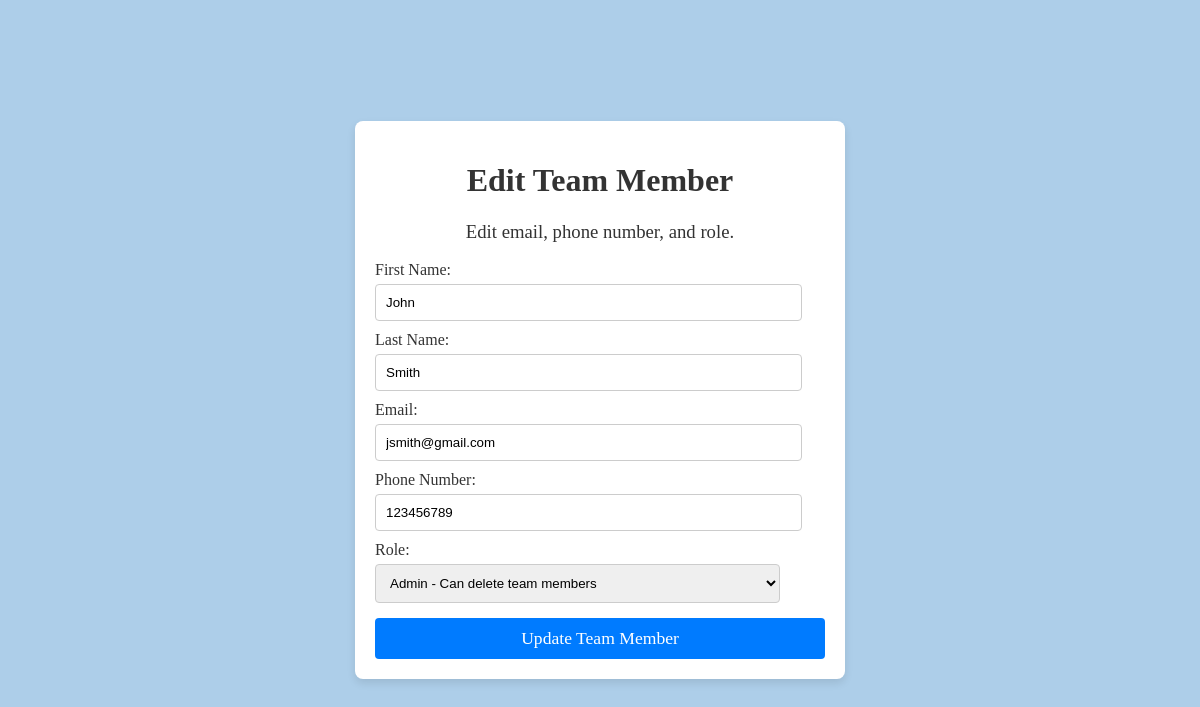
The page /api/edit/17/ on the database as committed earlier.
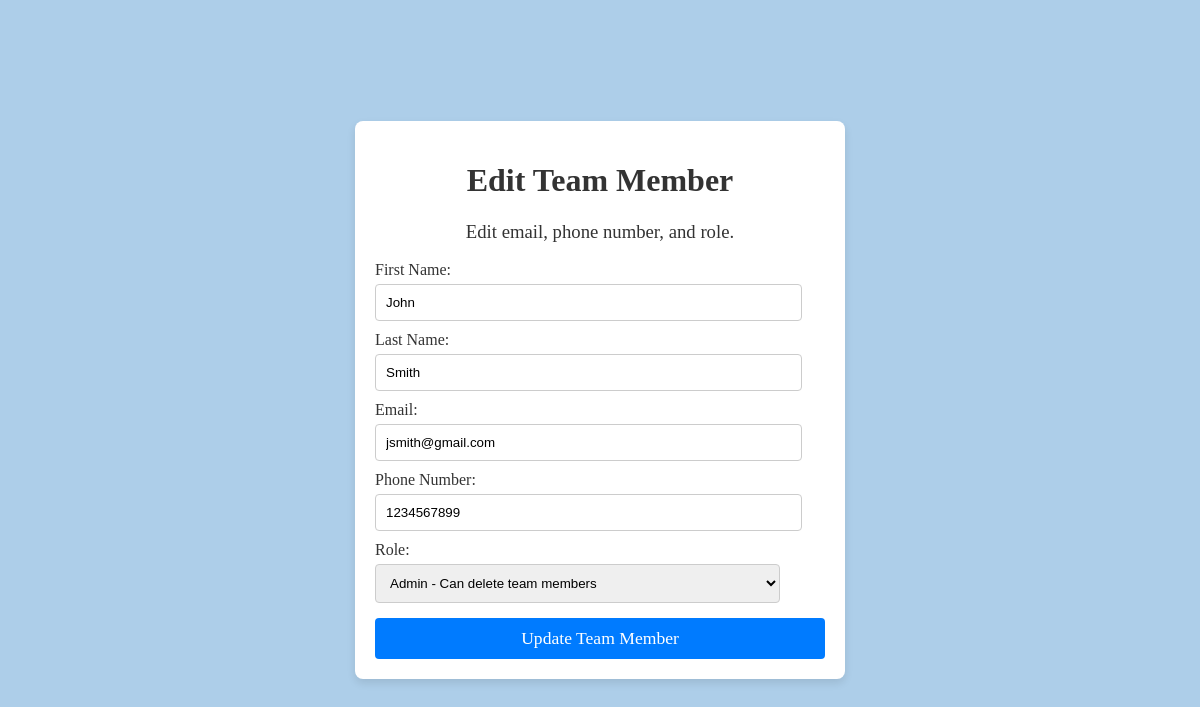
The same page on the database as committed later.
### myapp/models.py (models this page shows, shortened)
class TeamMember(models.Model):
    ROLE_CHOICES = [
        ('admin', 'Admin'),
        ('regular', 'Regular'),
    ]
    first_name = models.CharField(max_length=100)
    last_name = models.CharField(max_length=100)
    email = models.EmailField(unique=True)
    phone_number = models.CharField(
    max_length=17,
    blank=True,
    null=True
  )
    role = models.CharField(max_length=100)
    created_at = models.DateTimeField(auto_now_add=True)

### myapp/views.py (the view, shortened to what this page needs)
# urls.py: path('edit/<int:id>/', edit_team_member, name='edit_team_member'),
def edit_team_member(request, id):
    team_member = get_object_or_404(TeamMember, id=id)
    return render(request, 'edit_team_member.html', {'team_member': team_member})

### myapp/templates/edit_team_member.html (shortened to what this page needs)
{% extends 'base.html' %}
{% block content %}
    <form method="POST">
        <h1>Edit Team Member</h1>
        <h3>Edit email, phone number, and role.</h3>
        <label for="first_name">First Name:</label>
        <input type="text" id="first_name" name="first_name" value="{{ team_member.first_name }}" required><br>
        <label for="last_name">Last Name:</label>
        <input type="text" id="last_name" name="last_name" value="{{ team_member.last_name }}" required><br>
        <label for="email">Email:</label>
        <input type="email" id="email" name="email" value="{{ team_member.email }}" required><br>
        <label for="phone_number">Phone Number:</label>
        <input type="tel" id="phone_number" name="phone_number" value="{{ team_member.phone_number }}" required><br>
        <label for="role">Role:</label>
        <select id="role" name="role" required>
            <option value="admin" {% if team_member.role == 'admin' %}selected{% endif %}>Admin - Can delete team members</option>
        </select><br>
        <button type="submit">Update Team Member</button>
    </form>
{% endblock %}

Rows that differ between the two databases and show on the page:
changed TeamMember "John": phone_number "123456789" → "1234567899"
